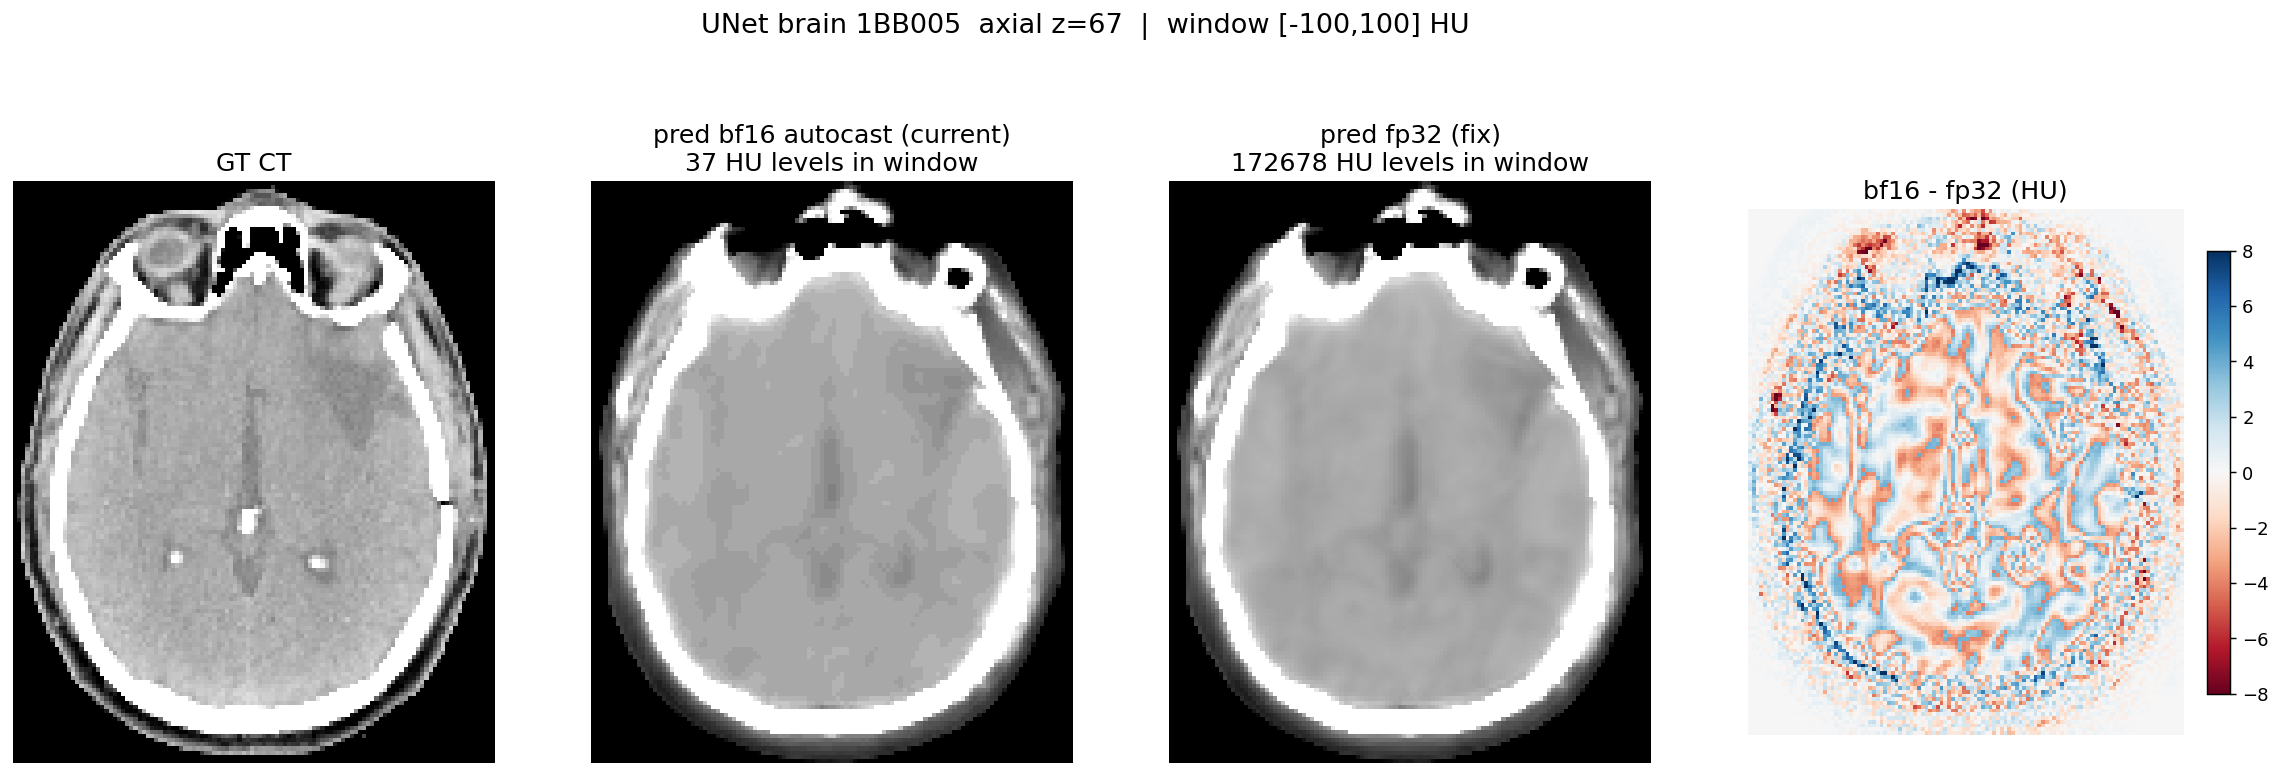

Write the Python code that produced this figure.
"""Same bf16-vs-fp32 brain comparison as bf16_vs_fp32_brain.py, but for the
unet baseline checkpoint. Predictor is the U-Net directly on MRI."""
import os
import sys

import matplotlib
matplotlib.use("Agg")
import matplotlib.pyplot as plt
import numpy as np
import torch
from anatomix.model.network import Unet

sys.path.insert(0, os.path.abspath(os.path.join(os.path.dirname(__file__), "..", "src")))
from monai.data import DataLoader, PersistentDataset
from monai.data.utils import pickle_hashing
from monai.inferers import sliding_window_inference

from common.data import (
    build_data_dicts,
    default_monai_cache_dir,
    get_cached_transforms,
)
from common.utils import clean_state_dict, unpad

CKPT = "/gpfs/accounts/jjparkcv_root/jjparkcv98/minsukc/MRI2CT/wandb_logs/runs/20260507_0952_9xmodnhn/checkpoint_last.pt"
SUBJ = "1BB005"
OUT = "/home/minsukc/MRI2CT/notebooks/bf16_vs_fp32_brain_unet.png"
device = torch.device("cuda")


@torch.inference_mode()
def infer(model, mri, val_ps, overlap, bsz, use_bf16):
    if use_bf16:
        with torch.autocast(device_type="cuda", dtype=torch.bfloat16):
            return sliding_window_inference(
                inputs=mri, roi_size=(val_ps,) * 3, sw_batch_size=bsz,
                predictor=model, overlap=overlap, device=device).float()
    return sliding_window_inference(
        inputs=mri, roi_size=(val_ps,) * 3, sw_batch_size=bsz,
        predictor=model, overlap=overlap, device=device).float()


def main():
    ckpt = torch.load(CKPT, map_location=device, weights_only=False)
    cfg = ckpt.get("config", {}) or {}
    model = Unet(
        dimension=3, input_nc=cfg.get("input_nc", 1), output_nc=cfg.get("output_nc", 1),
        num_downs=cfg.get("num_downs", 4), ngf=cfg.get("ngf", 16),
        norm=cfg.get("norm", "batch"), final_act="sigmoid",
    ).to(device)
    model.load_state_dict(clean_state_dict(ckpt["model_state_dict"]), strict=True)
    model.eval()

    val_xform = get_cached_transforms(
        patch_size=cfg.get("patch_size", 128), res_mult=cfg.get("res_mult", 32),
        enforce_ras=True, mri_norm=cfg.get("mri_norm", "minmax"),
        ct_range=tuple(cfg.get("ct_range", (-1024, 1024))),
        load_seg=False, load_body_mask=True,
    )
    dicts = build_data_dicts(cfg.get("root_dir"), [SUBJ], load_seg=False, load_body_mask=True)
    ds = PersistentDataset(data=dicts, transform=val_xform,
                           cache_dir=default_monai_cache_dir(), hash_transform=pickle_hashing)
    batch = next(iter(DataLoader(ds, batch_size=1, shuffle=False, num_workers=0)))

    mri = batch["mri"].to(device).float()
    ct = batch["ct"].to(device).float()
    orig_shape = batch["original_shape"][0].tolist()
    val_ps = cfg.get("val_patch_size", 256)
    overlap = cfg.get("val_sw_overlap", 0.25)
    bsz = cfg.get("val_sw_batch_size", 1)

    pred_bf16 = unpad(infer(model, mri, val_ps, overlap, bsz, True), orig_shape)
    pred_fp32 = unpad(infer(model, mri, val_ps, overlap, bsz, False), orig_shape)
    ct_u = unpad(ct, orig_shape)

    to_hu = lambda t: (t * 2048.0 - 1024.0).cpu().numpy().squeeze()
    bf16_hu, fp32_hu, gt_hu = to_hu(pred_bf16), to_hu(pred_fp32), to_hu(ct_u)

    def nlev(v):
        w = v[(v > -100) & (v < 100)]
        return np.unique(np.round(w, 3)).size

    inwin = ((gt_hu > -100) & (gt_hu < 100)).sum(axis=(0, 1))
    z = int(np.argmax(inwin))
    rows = np.any(gt_hu[:, :, z] > -500, axis=1)
    cols = np.any(gt_hu[:, :, z] > -500, axis=0)
    r0, r1 = np.where(rows)[0][[0, -1]]
    c0, c1 = np.where(cols)[0][[0, -1]]
    sl = lambda v: np.rot90(v[r0:r1 + 1, c0:c1 + 1, z])

    fig, ax = plt.subplots(1, 4, figsize=(22, 7))
    for a in ax:
        a.axis("off")
    ax[0].imshow(sl(gt_hu), cmap="gray", vmin=-100, vmax=100, interpolation="nearest")
    ax[0].set_title("GT CT", fontsize=14)
    ax[1].imshow(sl(bf16_hu), cmap="gray", vmin=-100, vmax=100, interpolation="nearest")
    ax[1].set_title(f"pred bf16 autocast (current)\n{nlev(bf16_hu)} HU levels in window", fontsize=14)
    ax[2].imshow(sl(fp32_hu), cmap="gray", vmin=-100, vmax=100, interpolation="nearest")
    ax[2].set_title(f"pred fp32 (fix)\n{nlev(fp32_hu)} HU levels in window", fontsize=14)
    d = ax[3].imshow(sl(bf16_hu) - sl(fp32_hu), cmap="RdBu", vmin=-8, vmax=8, interpolation="nearest")
    ax[3].set_title("bf16 - fp32 (HU)", fontsize=14)
    fig.colorbar(d, ax=ax[3], fraction=0.046)
    fig.suptitle(f"UNet brain {SUBJ}  axial z={z}  |  window [-100,100] HU", y=1.0, fontsize=15)
    fig.savefig(OUT, dpi=130, bbox_inches="tight")
    print(f"wrote {OUT}")
    print(f"bf16 window levels={nlev(bf16_hu)}  fp32 window levels={nlev(fp32_hu)}")
    print(f"whole-vol uniq: bf16={np.unique(bf16_hu).size}  fp32={np.unique(fp32_hu).size}")


if __name__ == "__main__":
    main()
